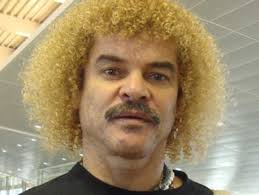
#> input picture intro_to_img_proc/img/pibe.jpg, 259 x 195 px, found by its file name
$ jupyter execute --allow-errors HOG_LBP.ipynb
#> lines starting #> are read from the running program, lines starting #| are printed output that depends on the picture; long printed decimals are rounded
[](https://colab.research.google.com/github/gsg213/Computer_Vision_DL/blob/master/ANN/HOG_MLP.ipynb)

[cell 1]
import numpy as np

from matplotlib import pyplot as plt
from skimage.feature import hog, local_binary_pattern
from skimage.io import imread
from skimage.transform  import resize
from skimage.color import rgb2gray

dir_path = 'img/'

# HOG

[cell 2]
img = imread(dir_path+'pibe.jpg')
#> img is the input picture: shape (195, 259, 3); mean R, G, B 160, 140.9, 106.1
img_gray = rgb2gray(img)
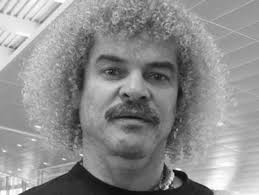
#> img_gray: shape (195, 259) float64; min 0.0179, max 0.998, mean 0.559

plt.subplot(121)
plt.imshow(img)
plt.axis('off')

plt.subplot(122)
plt.imshow(img_gray, cmap = 'gray', interpolation = 'nearest')
plt.axis('off')

plt.show()
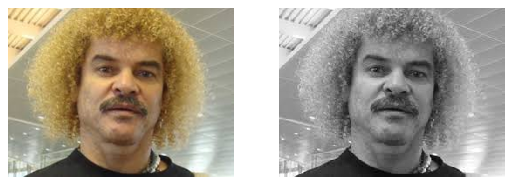
#> figure drawn by matplotlib, 2 panels

[cell 3]
#resize to ratio 1:2
img_res = resize(img,(128,64))
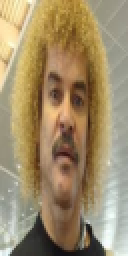
#> img_res: shape (128, 64, 3) float64 (shown 2 times larger); mean R, G, B 0.628, 0.552, 0.416
plt.imshow(img_res)
plt.axis('off')
plt.show()

#> (a cell that did not finish here is left out)

# LBP

[cell 5]
img2 = local_binary_pattern(img_gray,8,1,'default')
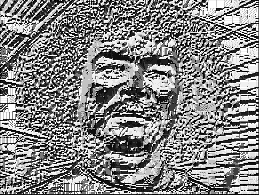
#> img2: shape (195, 259) float64; min 0, max 255, mean 133

(hist,_) = np.histogram(img2.ravel(), bins = np.arange(0,  11), range = (0, 255))
#> hist = [2103, 1011, 81, 374, 600, 51, 349, 1084, 96, 40]

#hist = hist.astype('float')
#hist /= (hist.sum() + 1e-7)

plt.subplot(121)
plt.imshow(img_gray, cmap = 'gray', interpolation = 'nearest')
plt.axis('off')

plt.subplot(122)
plt.imshow(img2, cmap = 'gray', interpolation = 'nearest')
plt.axis('off')
plt.show()
plt.hist(img2.ravel(),bins=np.linspace(0,255,50))
plt.show()
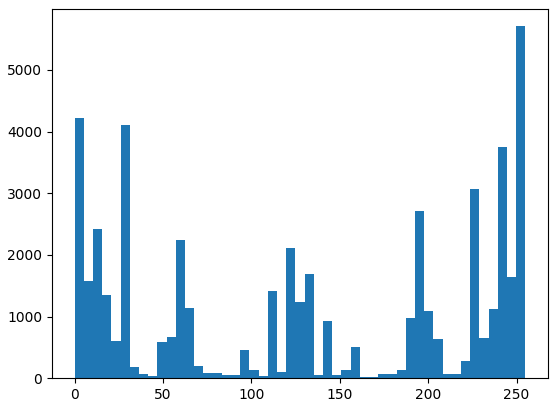
#> figure drawn by matplotlib, 1 panel; tallest bar 5709 high, from x = 249.8 to 255
print(hist)
#| [2103 1011   81  374  600   51  349 1084   96   40]

[cell 6]
dir_path = 'img/'

img = imread(dir_path+'pibe.jpg')
img_gray = rgb2gray(img)
img3 = local_binary_pattern(img_gray,8,1,'default')
(hist3,_) = np.histogram(img3.ravel(), bins = np.arange(0,  11), range = (0, 255))
#> hist3 = [2103, 1011, 81, 374, 600, 51, 349, 1084, 96, 40]
hist3 = hist3.astype('float')
hist3 /= (hist3.sum() + 1e-7)
#> hist3 = [0.363, 0.175, 0.014, 0.0646, 0.104, 0.00881, 0.0603, 0.187, 0.0166, 0.00691]


players = ['alvarez.jpg','pibe2.jpg','higuita.jpg']

dist34 = 0
hist_better = 0
better = 10000

for im in players:
  print('Processing: '+im)
  img_comp = imread(dir_path+im)
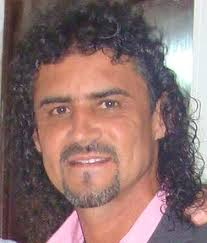
#> input picture intro_to_img_proc/img/alvarez.jpg, 207 x 243 px, found by its file name
#> img_comp is the input picture: shape (243, 207, 3); mean R, G, B 140.1, 112.3, 109.3
  img_cgray = rgb2gray(img_comp)
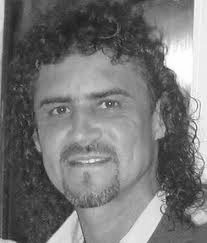
#> img_cgray: shape (243, 207) float64; min 0.0941, max 1, mean 0.463
  img4 = local_binary_pattern(img_cgray,8,1,'default')
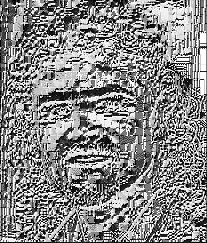
#> img4: shape (243, 207) float64; min 0, max 255, mean 134.6
  (hist4,_) = np.histogram(img4.ravel(), bins = np.arange(0,  11), range = (0, 255))
#> hist4 = [2056, 609, 84, 327, 1064, 54, 369, 988, 94, 16]
  hist4 = hist4.astype('float')
  hist4 /= (hist4.sum() + 1e-7)
#> hist4 = [0.363, 0.108, 0.0148, 0.0578, 0.188, 0.00954, 0.0652, 0.175, 0.0166, 0.00283]


  dist34 = np.linalg.norm(hist4 - hist3)
#> dist34 = 0.109
  print('Distance: {}'.format(dist34))
#| Distance: 0.1089
  if dist34 < better:
    better = dist34
#> better = 0.109
    img_better = img4
    hist_better = hist4
#> hist_better has the same summary as hist4
#> pass 2 of the loop `for im in players:`:
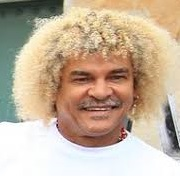
#> input picture intro_to_img_proc/img/pibe2.jpg, 180 x 179 px, found by its file name
#> img_comp is the input picture: shape (179, 180, 3); mean R, G, B 198.4, 178.9, 157.4
#> `img_cgray = rgb2gray(img_comp)`:
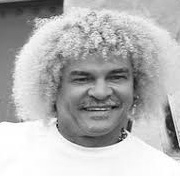
#> img_cgray: shape (179, 180) float64; min 0.0308, max 1, mean 0.712
#> `img4 = local_binary_pattern(img_cgray,8,1,'default')`:
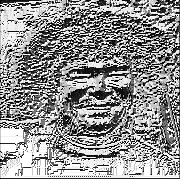
#> img4: shape (179, 180) float64; min 0, max 255, mean 145.2
#> `(hist4,_) = np.histogram(img4.ravel(), bins = np.arange(0,  11), range..`: hist4 = [1577, 673, 56, 255, 309, 37, 196, 449, 69, 18]
#> `hist4 /= (hist4.sum() + 1e-7)`: hist4 = [0.433, 0.185, 0.0154, 0.0701, 0.0849, 0.0102, 0.0539, 0.123, 0.019, 0.00495]
#> dist34 = 0.0976
#| Distance: 0.09763
#> hist_better has the same summary as hist4
#> pass 3 of the loop `for im in players:`:
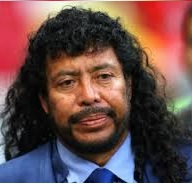
#> input picture intro_to_img_proc/img/higuita.jpg, 192 x 184 px, found by its file name
#> img_comp is the input picture: shape (184, 192, 3); mean R, G, B 103.6, 74.8, 73.6
#> `img_cgray = rgb2gray(img_comp)`:
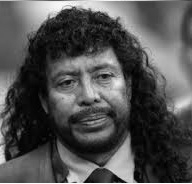
#> img_cgray: shape (184, 192) float64; min 0, max 1, mean 0.317
#> `img4 = local_binary_pattern(img_cgray,8,1,'default')`:
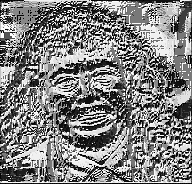
#> img4: shape (184, 192) float64; min 0, max 255, mean 129.2
#> `(hist4,_) = np.histogram(img4.ravel(), bins = np.arange(0,  11), range..`: hist4 = [1351, 414, 73, 273, 517, 45, 379, 930, 61, 16]
#> `hist4 /= (hist4.sum() + 1e-7)`: hist4 = [0.333, 0.102, 0.018, 0.0673, 0.127, 0.0111, 0.0934, 0.229, 0.015, 0.00394]
#> dist34 = 0.0983
#| Distance: 0.09825


plt.subplot(121)
plt.imshow(img3, cmap = 'gray', interpolation = 'nearest')
plt.axis('off')

plt.subplot(122)
plt.imshow(img_better, cmap = 'gray', interpolation = 'nearest')
plt.axis('off')
plt.show()
